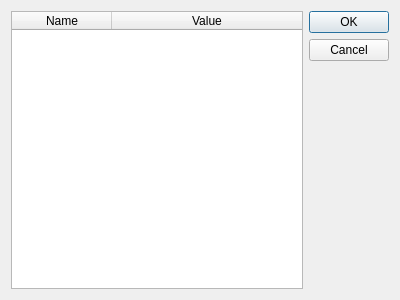
<?xml version="1.0" encoding="UTF-8"?>
<ui version="4.0">
 <class>DlgAttributes</class>
 <widget class="QWidget" name="DlgAttributes">
  <property name="geometry">
   <rect>
    <x>0</x>
    <y>0</y>
    <width>400</width>
    <height>300</height>
   </rect>
  </property>
  <property name="windowTitle">
   <string>Dialog</string>
  </property>
  <layout class="QGridLayout" name="gridLayout">
   <item row="0" column="0">
    <widget class="QTableWidget" name="mpoTableWidget">
     <attribute name="horizontalHeaderStretchLastSection">
      <bool>true</bool>
     </attribute>
     <column>
      <property name="text">
       <string>Name</string>
      </property>
     </column>
     <column>
      <property name="text">
       <string>Value</string>
      </property>
     </column>
    </widget>
   </item>
   <item row="0" column="1">
    <widget class="QDialogButtonBox" name="mpoButtonBox">
     <property name="orientation">
      <enum>Qt::Vertical</enum>
     </property>
     <property name="standardButtons">
      <set>QDialogButtonBox::Cancel|QDialogButtonBox::Ok</set>
     </property>
    </widget>
   </item>
  </layout>
 </widget>
 <resources/>
 <connections>
  <connection>
   <sender>mpoButtonBox</sender>
   <signal>accepted()</signal>
   <receiver>DlgAttributes</receiver>
   <slot>accept()</slot>
   <hints>
    <hint type="sourcelabel">
     <x>248</x>
     <y>254</y>
    </hint>
    <hint type="destinationlabel">
     <x>157</x>
     <y>274</y>
    </hint>
   </hints>
  </connection>
  <connection>
   <sender>mpoButtonBox</sender>
   <signal>rejected()</signal>
   <receiver>DlgAttributes</receiver>
   <slot>reject()</slot>
   <hints>
    <hint type="sourcelabel">
     <x>316</x>
     <y>260</y>
    </hint>
    <hint type="destinationlabel">
     <x>286</x>
     <y>274</y>
    </hint>
   </hints>
  </connection>
 </connections>
</ui>
